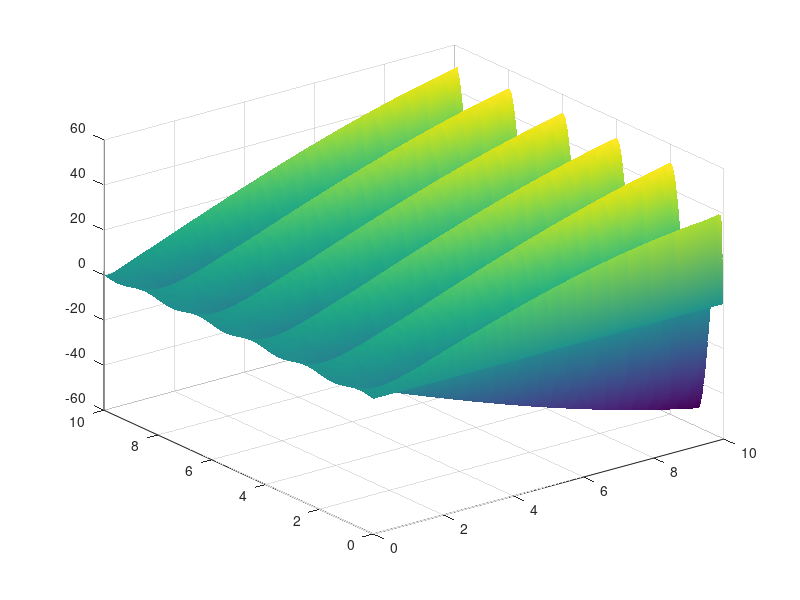

Source code (MATLAB):
clear all;
%Dominio
Lx = 10;
h = 0.1;
nx = ceil(Lx/h)+1;
x=linspace(0,Lx,nx)

%Tiempo
T=10;
k = 0.05;
nt = ceil(T/k)+1;
t =linspace(0,Lx,nt)

%Variables
wn = zeros(nx,nt);
wnm1 = wn; % wn en el tiempo n-1
wnp1 = wn; % wn en el tiempo n+1

alpha = 2

%Parametros
lam = (0.01*k)/h;

%funcion
f = @(x) sin(pi*x);

%Condiciones iniciales
wn(:,1)=f(x);
%w(nx,1)=f(x(nx));

for i=2:nx-1;
    wn(i,1)=f(x(i));
    wn(i,2)=(1-lam^2)*f(i*h)+(lam^2)*(f((i+1)*h)+f((i-1)))/2;
end

    
for i=2:nx-1;
   for j=2:nt-1;
      wn(i,j+1)=2*(1-lam^2)*wn(i,j)+(lam^2)*( wn(i+1,j)+wn(i-1,j) )-wn(i,j-1);
   end
end

set(gcf,'color','w');
surf(t,x,wn);
shading interp;
grid on;